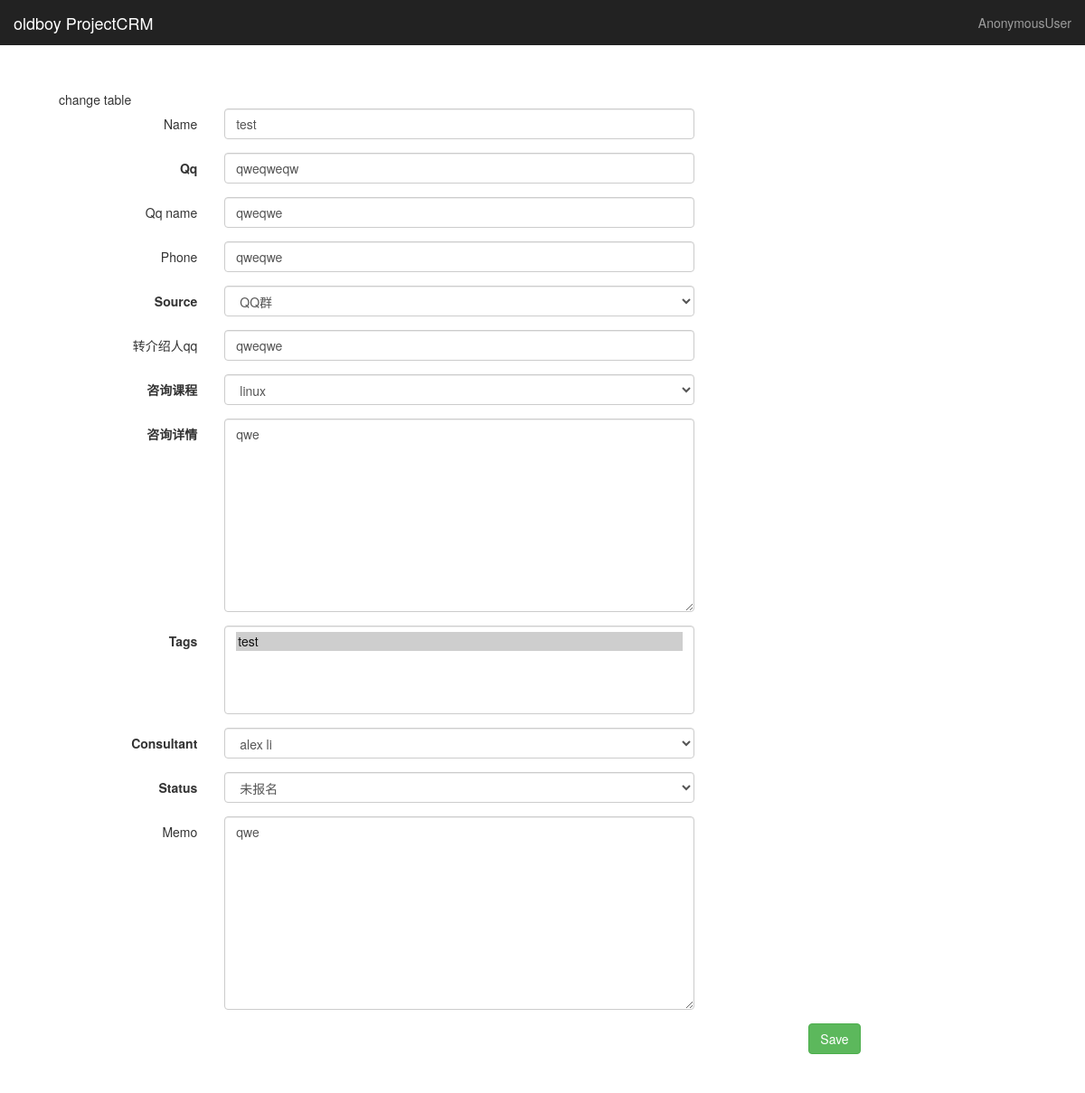
Before: /king_admin/CRM/customer/1/change/ with the older database file.
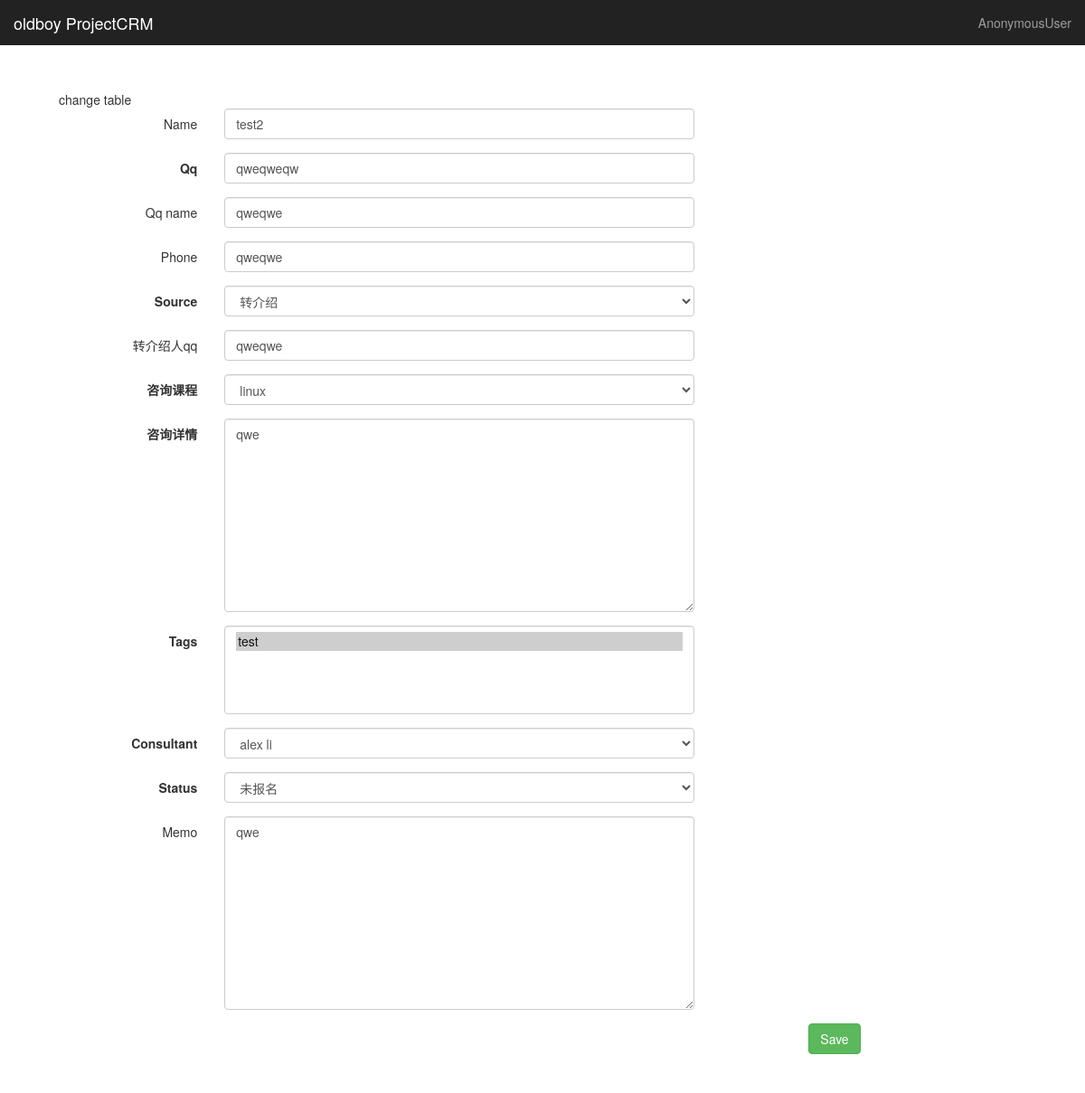
After: the same page with the newer database file.
### CRM/models.py (models this page shows, shortened)
class Customer(models.Model):
    name = models.CharField(max_length=32,blank=True,null=True)   #可以存取32个字节
    qq = models.CharField(max_length=64,unique=True)
    qq_name = models.CharField(max_length=64,blank=True,null=True)
    phone = models.CharField(max_length=64,blank=True,null=True)
    source_choices = ((0,'转介绍'),
                      (1, 'QQ群'),
                      (2, '官网'),
                      (3, '百度推广'),
                      (4, '51CTO'),
                      (5, '知乎'),
                      (6, '市场推广'),
                    )
    source = models.SmallIntegerField(choices=source_choices)
    referral_from = models.CharField(verbose_name='转介绍人qq',max_length=64,blank=True,null=True)
    consult_course = models.ForeignKey("Course",verbose_name='咨询课程',on_delete=models.CASCADE)
    content = models.TextField(verbose_name='咨询详情')
    tags = models.ManyToManyField('Tag')
    consultant = models.ForeignKey('UserProfile',on_delete=models.CASCADE)
    status_choices = ((0, '已报名'), (1, '未报名'), (2, '已退学'))
    status = models.SmallIntegerField(choices=status_choices,default=0)
    date = models.DateTimeField(auto_now_add=True)
    memo = models.TextField(blank=True,null=True)
    class Meta:
        verbose_name = "客户"
        verbose_name_plural = "客户"

### king_admin/views.py (the view)
# urls.py: url(r'^(\w+)/(\w+)/(\d+)/change/$', views.table_objs_change,name='table_objs_change'),
def table_objs_change(request,app_name,table_name,obj_id):
    admin_class = king_admin.enabled_admins[app_name][table_name]
    model_form_class = create_model_form(request,admin_class)
    obj = admin_class.model.objects.get(id=obj_id)
    if request.method == 'POST':
        form_obj = model_form_class(request.POST,instance=obj)
        if form_obj.is_valid():
            form_obj.save()
    else:
        form_obj = model_form_class(instance=obj)
    return render(request,'king_admin/table_obj_change.html',{'form_obj':form_obj})

### CRM/models.py (called while the page is built)
    def __str__(self):
        return self.name

    def __str__(self):
        return self.name

    def __str__(self):
        return self.name

### king_admin/forms.py (called while the page is built)
def create_model_form(request,admin_class):
    def __new__(cls,*args,**kwargs):
        for field_name,field_obj in cls.base_fields.items():
            field_obj.widget.attrs['class'] = 'form-control'
        return ModelForm.__new__(cls)
    class Meta:
        model = admin_class.model
        fields = '__all__'
    attrs = {'Meta':Meta,}
    _model_form_class = type('DynamicModelForm',(ModelForm,),attrs)
    setattr(_model_form_class,'__new__',__new__)
    return _model_form_class

### templates/king_admin/table_obj_change.html (shortened to what this page needs)
{% extends 'king_admin/table_index.html' %}
{% load tags %}
{% block container %}
change table
    <form class="form-horizontal" method="post">
         {%for field in form_obj %}
      <div class="form-group">
        <label class="col-sm-2 control-label" style="font-weight: normal">
            {% if field.field.required %}
            <b>{{ field.label }}</b>
            {% else %}
                {{ field.label }}
            {% endif %}
        </label>
        <div class="col-sm-6">
            {{field}}
        </div>
      </div>
    {% endfor %}
        <div class="form-group">
            <div class="col-sm-10 ">
            <button type="submit" class="btn btn-success pull-right" value="">Save</button>
            </div>
        </div>
    </form>
{% endblock %}

Changed rows visible on the page:
changed Customer "qweqweqw": name "test" → "test2"; source "QQ群" → "转介绍"
